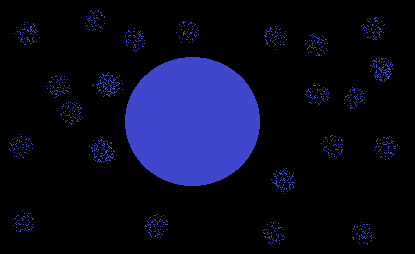
#> input picture PLGlnWj.png, 415 x 254 px
$ python main.py
#> lines starting #> are read from the running program, lines starting #| are printed output that depends on the picture; after the words box and inside, x2 and y2 are one past the last pixel; in counts of white or black regions, pixels touching at a corner belong together
import numpy as np      # noqa
import cv2
from matplotlib import pyplot as plt

image =  'PLGlnWj.png'

img = cv2.imread(image,0)
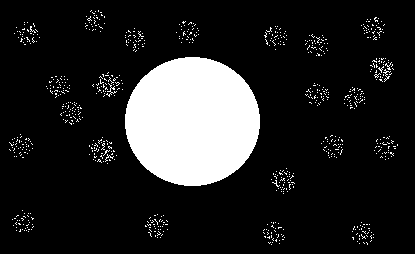
#> img: shape (254, 415); values 0 (black) and 98 (white), 14.6% white; 748 white regions (745 under 20 px), largest, box (x1, y1, x2, y2) and area: (125, 57, 260, 186) 13673, (106, 83, 117, 97) 36, (383, 69, 391, 82) 28

hist = cv2.calcHist([img],[0],None,[256],[0,256])
#> hist = 256 values, max 90046 at index 0, min 0 at index 1, mean 411.8

cols, rows = img.shape
#> cols = 254; rows = 415
brightness = np.sum(img) / (255 * cols * rows)
#> brightness = 0.056

M = cv2.moments(img)
#> M = moments, m00 1505672, centre m10/m00, m01/m00 = (194.2, 120)

cX =    int(M['m10'] /  M['m00'])
#> cX = 194
cY =   int( M['m01'] / M['m00'])
#> cY = 120

cv2.circle(img, (cX, cY), 5, (255, 255, 255), -1)
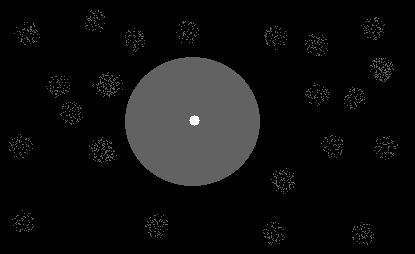
#> img: shape (254, 415); 0.08% of pixels changed, all inside (x1, y1, x2, y2) = (189, 115, 200, 126)
responses = np.random.randint(0,2,(25,1)).astype(np.float32)


criteria = (cv2.TERM_CRITERIA_EPS + cv2.TERM_CRITERIA_MAX_ITER, 10, 1.0)
#> (the run stopped early here; a loop or call above may not have finished)
